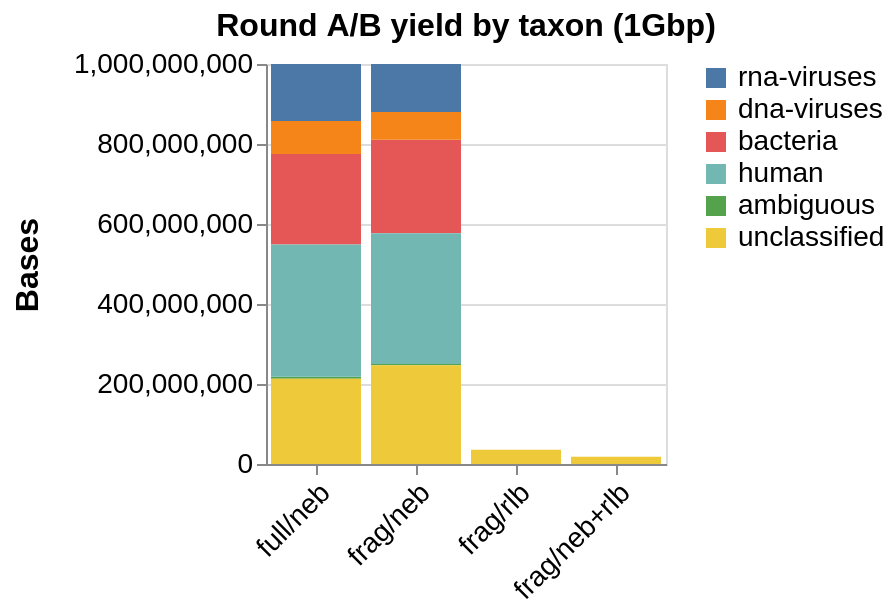

Notebook cell for this chart:
### Code cell
df = pd.read_csv("classified-coarse.tsv", sep="\t")
samples = highest_yielding_samples_core
group_order = [
    "rna-viruses",
    "dna-viruses",
    "bacteria",
    "human",
    "ambiguous",
    "unclassified",
]
df = df[df["sample"].isin(samples)]
group_rank = {g: i for i, g in enumerate(group_order)}
df["group_order"] = df["group"].map(group_rank)

# Extract prefix and short name
protocol_labels = {"smart9n": "SMART-9N", "roundab": "Round A/B"}
df["protocol"] = df["sample"].str.split("/").str[0].map(protocol_labels)
df["short_name"] = df["sample"].apply(lambda s: "/".join(s.split("/")[1:-1]))

df = df.query("protocol == 'Round A/B'")

short_name_order = ["full/neb", "frag/neb", "frag/rlb", "frag/neb+rlb"]

# Pre-aggregate
df_agg = df.groupby(["sample", "protocol", "short_name", "group", "group_order"], as_index=False)["bases"].sum()

chart = alt.Chart(df_agg).mark_bar().encode(
    x=alt.X("short_name:N", axis=alt.Axis(labelAngle=-45), title="",
             sort=short_name_order),
    y=alt.Y("bases:Q", title="Bases",
             scale=alt.Scale(domain=[0, 1000000000])),
    color=alt.Color("group:N", title="",
                     sort=group_order),
    order=alt.Order("group_order:Q", sort="descending"),
).properties(
    width=200,
    height=200,
    title="Round A/B yield by taxon (1Gbp)",
)

chart.save("taxonomic-abs-roundab.png", scale_factor=2)
chart

### Figure 1 — Vega-Lite specification as saved in the notebook (floating-point values rounded to 4 significant figures)
{"config": {"title": {"fontSize": 16}, "axis": {"labelFontSize": 14, "titleFontSize": 16, "titlePadding": 15}, "header": {"labelFontSize": 14, "titleFontSize": 18}, "legend": {"labelFontSize": 14, "titleFontSize": 14}}, "data": {"name": "data-ede57332553dfa9e280f9abab5395591"}, "mark": {"type": "bar"}, "encoding": {"color": {"field": "group", "sort": ["rna-viruses", "dna-viruses", "bacteria", "human", "ambiguous", "unclassified"], "title": "", "type": "nominal"}, "order": {"field": "group_order", "sort": "descending", "type": "quantitative"}, "x": {"axis": {"labelAngle": -45}, "field": "short_name", "sort": ["full/neb", "frag/neb", "frag/rlb", "frag/neb+rlb"], "title": "", "type": "nominal"}, "y": {"field": "bases", "scale": {"domain": [0, 1000000000]}, "title": "Bases", "type": "quantitative"}}, "height": 200, "title": "Round A/B yield by taxon (1Gbp)", "width": 200, "$schema": "https://vega.github.io/schema/vega-lite/v6.1.0.json", "datasets": {"data-ede57332553dfa9e280f9abab5395591": [{"sample": "roundab/frag/neb+rlb/1", "protocol": "Round A/B", "short_name": "frag/neb+rlb", "group": "ambiguous", "group_order": 4, "bases": 1920}, {"sample": "roundab/frag/neb+rlb/1", "protocol": "Round A/B", "short_name": "frag/neb+rlb", "group": "bacteria", "group_order": 2, "bases": 110898}, {"sample": "roundab/frag/neb+rlb/1", "protocol": "Round A/B", "short_name": "frag/neb+rlb", "group": "dna-viruses", "group_order": 1, "bases": 11620}, {"sample": "roundab/frag/neb+rlb/1", "protocol": "Round A/B", "short_name": "frag/neb+rlb", "group": "human", "group_order": 3, "bases": 77114}, {"sample": "roundab/frag/neb+rlb/1", "protocol": "Round A/B", "short_name": "frag/neb+rlb", "group": "rna-viruses", "group_order": 0, "bases": 68244}, {"sample": "roundab/frag/neb+rlb/1", "protocol": "Round A/B", "short_name": "frag/neb+rlb", "group": "unclassified", "group_order": 5, "bases": 18006235}, {"sample": "roundab/frag/neb/1", "protocol": "Round A/B", "short_name": "frag/neb", "group": "ambiguous", "group_order": 4, "bases": 3454373}, {"sample": "roundab/frag/neb/1", "protocol": "Round A/B", "short_name": "frag/neb", "group": "bacteria", "group_order": 2, "bases": 233551933}, {"sample": "roundab/frag/neb/1", "protocol": "Round A/B", "short_name": "frag/neb", "group": "dna-viruses", "group_order": 1, "bases": 69388091}, {"sample": "roundab/frag/neb/1", "protocol": "Round A/B", "short_name": "frag/neb", "group": "human", "group_order": 3, "bases": 326830720}, {"sample": "roundab/frag/neb/1", "protocol": "Round A/B", "short_name": "frag/neb", "group": "rna-viruses", "group_order": 0, "bases": 120384881}, {"sample": "roundab/frag/neb/1", "protocol": "Round A/B", "short_name": "frag/neb", "group": "unclassified", "group_order": 5, "bases": 246661476}, {"sample": "roundab/frag/rlb/1", "protocol": "Round A/B", "short_name": "frag/rlb", "group": "ambiguous", "group_order": 4, "bases": 0}, {"sample": "roundab/frag/rlb/1", "protocol": "Round A/B", "short_name": "frag/rlb", "group": "bacteria", "group_order": 2, "bases": 121449}, {"sample": "roundab/frag/rlb/1", "protocol": "Round A/B", "short_name": "frag/rlb", "group": "dna-viruses", "group_order": 1, "bases": 42705}, {"sample": "roundab/frag/rlb/1", "protocol": "Round A/B", "short_name": "frag/rlb", "group": "human", "group_order": 3, "bases": 54362}, {"sample": "roundab/frag/rlb/1", "protocol": "Round A/B", "short_name": "frag/rlb", "group": "rna-viruses", "group_order": 0, "bases": 26770}, {"sample": "roundab/frag/rlb/1", "protocol": "Round A/B", "short_name": "frag/rlb", "group": "unclassified", "group_order": 5, "bases": 35386996}, {"sample": "roundab/full/neb/2", "protocol": "Round A/B", "short_name": "full/neb", "group": "ambiguous", "group_order": 4, "bases": 5092619}, {"sample": "roundab/full/neb/2", "protocol": "Round A/B", "short_name": "full/neb", "group": "bacteria", "group_order": 2, "bases": 226735609}, {"sample": "roundab/full/neb/2", "protocol": "Round A/B", "short_name": "full/neb", "group": "dna-viruses", "group_order": 1, "bases": 82325861}, {"sample": "roundab/full/neb/2", "protocol": "Round A/B", "short_name": "full/neb", "group": "human", "group_order": 3, "bases": 330569889}, {"sample": "roundab/full/neb/2", "protocol": "Round A/B", "short_name": "full/neb", "group": "rna-viruses", "group_order": 0, "bases": 142484655}, {"sample": "roundab/full/neb/2", "protocol": "Round A/B", "short_name": "full/neb", "group": "unclassified", "group_order": 5, "bases": 212827435}]}}
